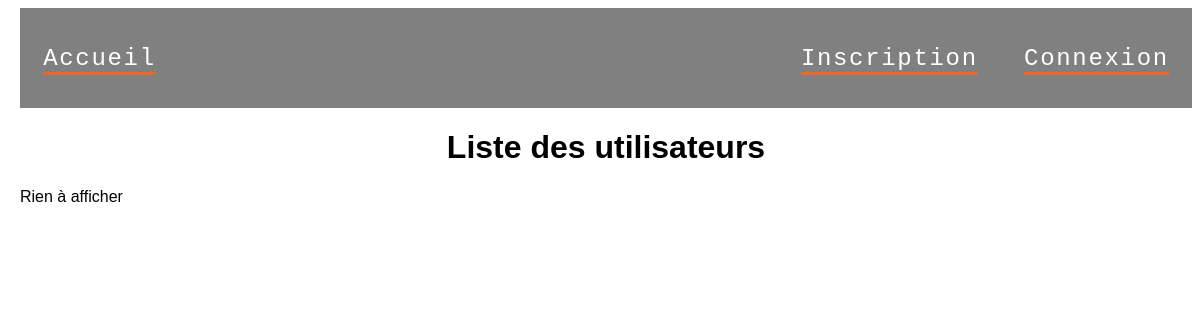
The page /list_util.php on the database as committed earlier.
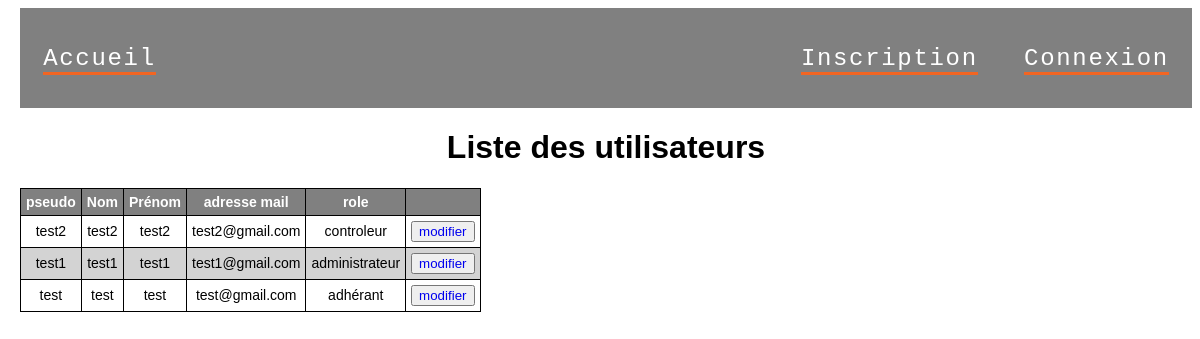
The same page on the database as committed later.
### tables this page shows
CREATE TABLE utilisateur(
        id_util     Int  Auto_increment  NOT NULL ,
        pseudo_util Varchar (50) NOT NULL ,
        mdp_util    Varchar (255) NOT NULL ,
        nom_util    Varchar (50) NOT NULL ,
        prenom_util Varchar (50) NOT NULL ,
        mail_util   Varchar (100) NOT NULL ,
        iscontrol   Bool NOT NULL ,
        isadmin     Bool NOT NULL
	,CONSTRAINT utilisateur_PK PRIMARY KEY (id_util)
);

### list_util.php (the view, shortened to what this page needs)
<?php
require("backend/connectionBdd.php");
$sql = 'select id_util, Pseudo_util, Nom_util, Prenom_util, Mail_util, isadmin, iscontrol   from utilisateur';
try {
    $sth = $dbh->prepare($sql);
    $sth->execute();
    $rows = $sth->fetchAll(PDO::FETCH_ASSOC);
  } catch (PDOException $e) {
    die( "<p>Erreur lors de la requête SQL : " . $e->getMessage() . "</p>");
  }
?>
<!DOCTYPE html>
<html lang="fr">
<head>
    <link rel="stylesheet" href="css/tableau.css">
</head>
<body>
<?php include('header.php') ?>
<h1>Liste des utilisateurs</h1>
<?php
if (count($rows)>0) {
    echo '<table>';
    echo '<tr><th>pseudo</th><th>Nom</th><th>Prénom</th><th>adresse mail</th><th>role</th><th></th></tr>';
    foreach ($rows as $row){
    $chaine='adhérant';
    if ($row['isadmin']==1){
        $chaine="administrateur";
        }
    if ($row['iscontrol']==1){
        $chaine="controleur";
        }
      echo '<tr>';
      echo '<td>'.$row['Pseudo_util'].'</td>';
      echo '<td>'.$row['Nom_util'].'</td>';
      echo '<td>'.$row['Prenom_util'].'</td>';
      echo '<td>'.$row['Mail_util'].'</td>';
      echo '<td>'.$chaine.'</td>';
      echo '<td><button><a href="attribution_roles.php?id_util='.$row['id_util'].'">modifier</a></button></td>';
      echo "</tr>";
}
    echo "</table>";
} else {
    echo "<p>Rien à afficher</p>";
}
?>
</body>
</html>

### header.php (shortened to what this page needs)
<header role="header">
    <link rel="stylesheet" href="css/index.css">
    <nav class="menu" role="navigation">
        <div class="botton">
            <?php
            if (isset($_SESSION['id_util'])) {
                echo '<section class="portfolio-experiment gauche"><a href="' . BASEURL . '\index.php">';
                echo '<span class="text">Accueil</span>';
                echo '<span class="line -right"></span>';
                echo '<span class="line -top"></span>';
                echo '<span class="line -left"></span>';
                echo '<span class="line -bottom"></span></a></section>';
                echo '<div class="open-btn">';
                echo '<section class="portfolio-experiment droite"><button onclick="openForm()">';
                echo '<span class="text">Déconnexion</span>';
                echo '<span class="line -right"></span>';
                echo '<span class="line -top"></span>';
                echo '<span class="line -left"></span>';
                echo '<span class="line -bottom"></span></button></section>';
                echo '</div>';
                if (!isset($_SESSION['iscontrol'])&&!isset($_SESSION['isadmin'])) {
                    echo '<div class="open-btn">';
                    echo '<section class="portfolio-experiment droite"><a href="' . FRONTEND_COMPTE . '\compte.php">';
                    echo '<span class="text">Compte</span>';
                    echo '<span class="line -right"></span>';
                    echo '<span class="line -top"></span>';
                    echo '<span class="line -left"></span>';
                    echo '<span class="line -bottom"></span></a></section>';
                    echo '</div>';
                }
                if (isset($_SESSION['isadmin'])) {
                    echo '<section class="portfolio-experiment droite"><a href="' . BASEURL . '\list_util.php">';
                    echo '<span class="text">Liste utilisateur</span>';
                    echo '<span class="line -right"></span>';
                    echo '<span class="line -top"></span>';
                    echo '<span class="line -left"></span>';
                    echo '<span class="line -bottom"></span></a></section>';
                } else {
                    echo '<section class="portfolio-experiment droite"><a href="' . BASEURL . '\note_util.php">';
                    echo '<span class="text">Notes de frais</span>';
                    echo '<span class="line -right"></span>';
                    echo '<span class="line -top"></span>';
                    echo '<span class="line -left"></span>';
                    echo '<span class="line -bottom"></span></a></section>';
                }
            } else {
                echo '<section class="portfolio-experiment gauche"><a href="' . BASEURL . '\index.php">';
                echo '<span class="text">Accueil</span>';
                echo '<span class="line -bottom"></span></a></section>';
                echo '<section class="portfolio-experiment droite"><a href="' . BASEURL . '\connexion.php">';
                echo '<span class="text">Connexion</span>';
                echo '<span class="line -bottom"></span></a></section>';
                echo '<section class="portfolio-experiment droite"><a href="' . BASEURL . '\inscription.php">';
                echo '<span class="text">Inscription</span>';
                echo '<span class="line -bottom"></span></a></section>';
            }
            ?>
        </div>
    </nav>
</header>

### css/tableau.css (style rules this page uses)
table, th, td { border-style: solid; border-width: 1px; border-color: black; border-collapse: collapse; }
body { margin-left:20px; font-family: Verdana, Geneva, sans-serif; }
th,td { font-family: Verdana, Geneva, sans-serif; font-size : 14px; padding: 5px; text-align:center; }
th { background-color: grey; color: white; }
td { color: black; }
tr:nth-child(odd) { background-color: lightgrey; }
tr:nth-child(even) { background-color: white; }
h1 { text-align: center; }

### css/index.css (style rules this page uses)
.droite { text-align: right; }
section { text-align: justify; }
.gauche { float: left; }
.droite { float: right; }
.botton { padding-bottom: 100px; }
header { background-color: grey; }
a { text-decoration: none; }
.portfolio-experiment a { color: white; padding: 0.7em calc(0.7em * 1.2); display: inline-block; border: 3px solid transparent; position: relative; font-size: 1.5em; cursor: pointer; letter-spacing: 0.07em; text-decoration: none; }
.portfolio-experiment a .text { font-family: proxima-nova, monospace; transform: translate3d(0, 0.7em, 0); display: block; transition: transform 0.4s cubic-bezier(0.2, 0, 0, 1) 0.4s; }
.portfolio-experiment a:after { position: absolute; content: ""; bottom: -3px; left: calc(0.7em * 1.2); right: calc(0.7em * 1.2); height: 3px; background: #f26522; transition: transform 0.8s cubic-bezier(1, 0, 0.37, 1) 0.2s, right 0.2s cubic-bezier(0.04, 0.48, 0, 1) 0.6s, left 0.4s cubic-bezier(0.04, 0.48, 0, 1) 0.6s; transform-origin: left; }

Rows that differ between the two databases and show on the page:
added utilisateur: pseudo_util "test2", nom_util "test2", prenom_util "test2", mail_util "test2@gmail.com", iscontrol "controleur"
added utilisateur: pseudo_util "test1", nom_util "test1", prenom_util "test1", mail_util "test1@gmail.com", isadmin "administrateur"
added utilisateur: pseudo_util "test", nom_util "test", prenom_util "test", mail_util "test@gmail.com", chaine "adhérant"
Other text that changed with them:
text no longer shown: "Rien à afficher"
text now shown: "pseudo Nom Prénom adresse mail role"
